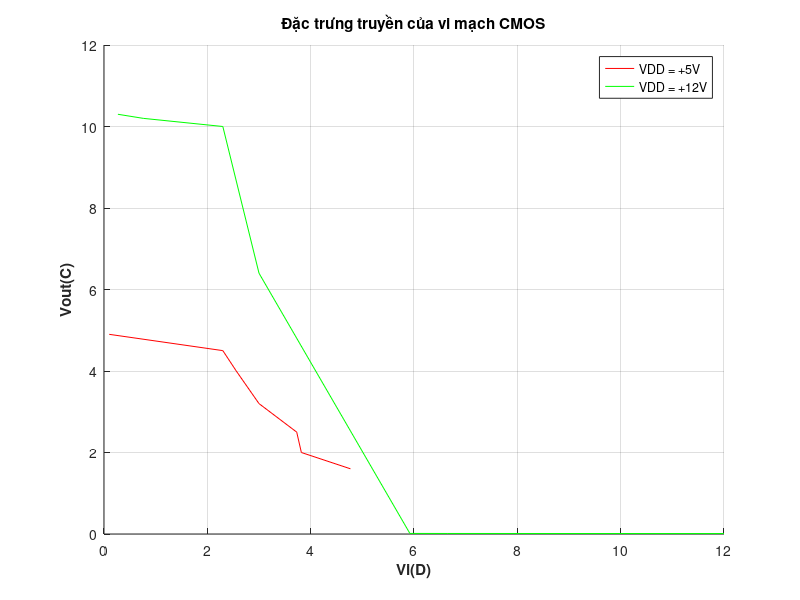

MATLAB code to generate this figure:
x1 = [0.101, 2.3, 2.56, 3, 3.73, 3.82, 4.77];
y1 = [4.9, 4.5, 4.0, 3.2, 2.5, 2, 1.6];

x2= [0.269, 0.76, 2.3, 3, 5.92, 6.65, 12];
y2= [10.3, 10.2, 10, 6.4, 0.0143, 0.0132, 0.011];

figure;
hold on;

plot(x1, y1, '-r', 'LineWidth', 0.5); % Đường màu đỏ
plot(x2, y2, '-g', 'LineWidth', 0.5); % Đường màu xanh lá

% Đặt tiêu đề và nhãn cho trục
title('Đặc trưng truyền của vi mạch CMOS');
xlabel('Vi(D)','FontWeight','bold','FontSize',11,'Color',[0.15 0.15 0.15]);
ylabel('Vout(C)','FontWeight','bold','FontSize',11,'Color',[0.15 0.15 0.15]);

% Thêm chú thích cho các đường
legend('VDD = +5V', 'VDD = +12V');

grid on;